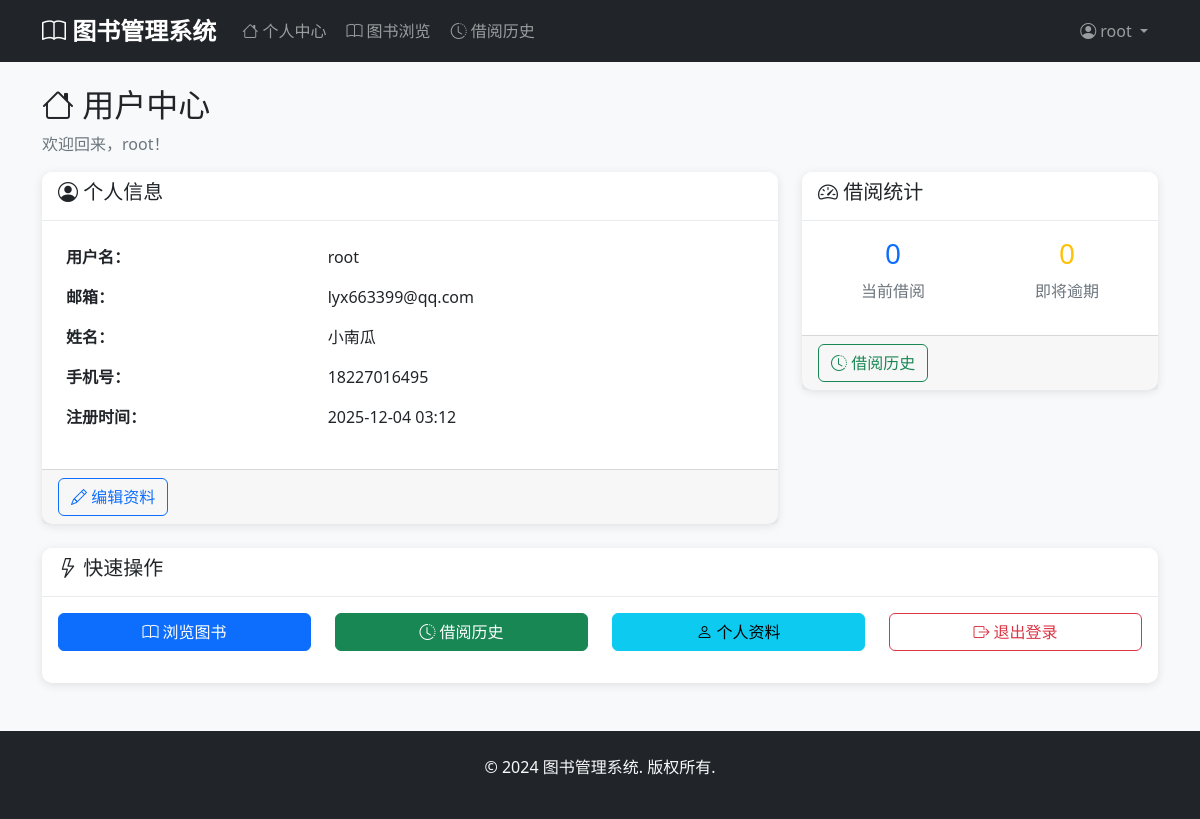
Before: /user/dashboard (signed in) with the older database file.
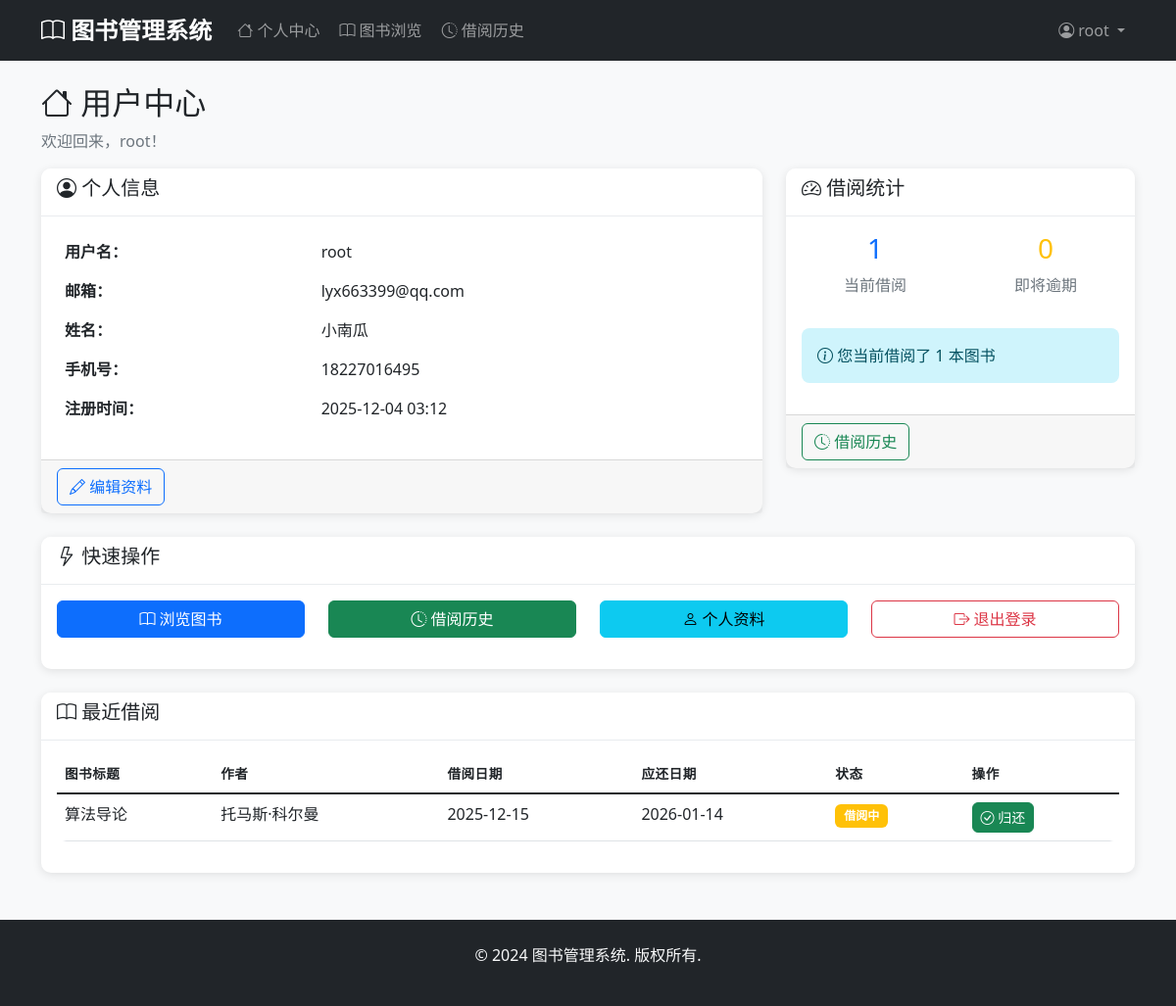
After: the same page with the newer database file.
### models.py (models this page shows, shortened)
class BorrowRecord(db.Model):
    __tablename__ = 'borrow_records'
    id = db.Column(db.Integer, primary_key=True)
    user_id = db.Column(db.Integer, db.ForeignKey('users.id'), nullable=False)
    book_id = db.Column(db.Integer, db.ForeignKey('books.id'), nullable=False)
    borrow_date = db.Column(db.DateTime, default=datetime.utcnow)
    due_date = db.Column(db.DateTime, nullable=False)
    return_date = db.Column(db.DateTime)
    status = db.Column(db.String(20), default='borrowed')  # borrowed, returned, overdue
    created_at = db.Column(db.DateTime, default=datetime.utcnow)
    def is_overdue(self):
        if self.return_date:
            return False
        return datetime.utcnow() > self.due_date

class Book(db.Model):
    __tablename__ = 'books'
    id = db.Column(db.Integer, primary_key=True)
    title = db.Column(db.String(200), nullable=False)
    author = db.Column(db.String(100), nullable=False)
    isbn = db.Column(db.String(20), unique=True, nullable=False)
    publisher = db.Column(db.String(100))
    publication_date = db.Column(db.Date)
    quantity = db.Column(db.Integer, default=1)
    available_quantity = db.Column(db.Integer, default=1)
    description = db.Column(db.Text)
    category_id = db.Column(db.Integer, db.ForeignKey('categories.id'), nullable=False)
    created_at = db.Column(db.DateTime, default=datetime.utcnow)
    updated_at = db.Column(db.DateTime, default=datetime.utcnow, onupdate=datetime.utcnow)
    borrow_records = db.relationship('BorrowRecord', backref='book', lazy=True)

### app.py (the view)
@app.route('/user/dashboard')
@login_required
def user_dashboard():
    if current_user.__class__.__name__ == 'Admin':
        flash('您是管理员，已跳转到管理员页面', 'info')
        return redirect(url_for('admin_dashboard'))
    user_borrows = BorrowRecord.query.filter_by(user_id=current_user.id, status='borrowed').limit(5).all()
    overdue_records = BorrowRecord.query.filter_by(user_id=current_user.id, status='borrowed').filter(BorrowRecord.due_date < datetime.utcnow()).count()
    total_borrows = BorrowRecord.query.filter_by(user_id=current_user.id, status='borrowed').count()
    return render_template('user/dashboard.html',
                         user_borrows=user_borrows,
                         overdue_count=overdue_records,
                         total_borrows=total_borrows)

### app.py (called while the page is built)
@login_manager.user_loader
def load_user(user_id):
    try:
        user_id = int(user_id)
        admin = Admin.query.get(user_id)
        if admin:
            return admin
        user = User.query.get(user_id)
        return user
    except (ValueError, TypeError):
        return None

### templates/user/dashboard.html (shortened to what the changed rows need)
{% extends "base.html" %}
{% block content %}
<div class="row">
    <div class="col-12">
        <h2><i class="bi bi-house"></i> 用户中心</h2>
    </div>
</div>
<div class="row mb-4">
    <div class="col-md-4">
        <div class="card">
            <div class="card-body">
                <div class="row text-center">
                    <div class="col-md-6">
                        <h3 class="text-primary">{{ total_borrows }}</h3>
                        <p class="text-muted">当前借阅</p>
                    </div>
                    <div class="col-md-6">
                    </div>
                </div>
                {% if total_borrows > 0 %}
                <div class="alert alert-info mt-3">
                    <i class="bi bi-info-circle"></i>
                    您当前借阅了 {{ total_borrows }} 本图书
                </div>
                {% endif %}
            </div>
        </div>
    </div>
</div>
{% if user_borrows %}
<div class="row mt-4">
    <div class="col-12">
        <div class="card">
            <div class="card-header">
                <h5><i class="bi bi-book"></i> 最近借阅</h5>
            </div>
            <div class="card-body">
                <div class="table-responsive">
                    <table class="table table-hover">
                        <thead>
                            <tr>
                                <th>图书标题</th>
                                <th>作者</th>
                                <th>借阅日期</th>
                                <th>应还日期</th>
                                <th>状态</th>
                                <th>操作</th>
                            </tr>
                        </thead>
                        <tbody>
                            {% for record in user_borrows %}
                            <tr>
                                <td>{{ record.book.title }}</td>
                                <td>{{ record.book.author }}</td>
                                <td>{{ record.borrow_date.strftime('%Y-%m-%d') }}</td>
                                <td>{{ record.due_date.strftime('%Y-%m-%d') }}</td>
                                <td>
                                    {% if record.status == 'borrowed' %}
                                        {% if record.is_overdue() %}
                                            <span class="badge bg-danger">已逾期</span>
                                        {% else %}
                                            <span class="badge bg-warning">借阅中</span>
                                        {% endif %}
                                    {% elif record.status == 'returned' %}
                                        <span class="badge bg-success">已归还</span>
                                    {% endif %}
                                </td>
                                <td>
                                    {% if record.status == 'borrowed' %}
                                        <a href="{{ url_for('return_book', record_id=record.id) }}"
                                           class="btn btn-sm btn-success"
                                           onclick="return confirm('确定要归还《{{ record.book.title }}》吗？')">
                                            <i class="bi bi-check-circle"></i> 归还
                                        </a>
                                    {% endif %}
                                </td>
                            </tr>
                            {% endfor %}
                        </tbody>
                    </table>
                </div>
            </div>
        </div>
    </div>
</div>
{% endif %}
{% endblock %}

Changed rows visible on the page:
added BorrowRecord: book "算法导论", book.author "托马斯·科尔曼", borrow_date "2025-12-15", due_date "2026-01-14", status "借阅中"
Other visible differences:
{{ total_borrows }}: "0" → "1"
{{ total_borrows }}: (not shown) → "1"
text now shown: "您当前借阅了 本图书 最近借阅 图书标题 作者 借阅日期 应还日期 状态 操作"
